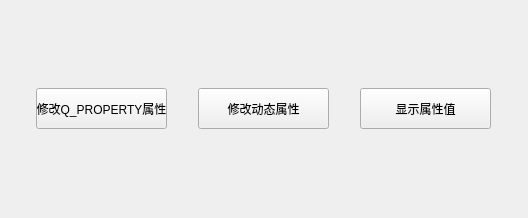
<?xml version="1.0" encoding="UTF-8"?>
<ui version="4.0">
 <class>Widget</class>
 <widget class="QWidget" name="Widget">
  <property name="geometry">
   <rect>
    <x>0</x>
    <y>0</y>
    <width>528</width>
    <height>218</height>
   </rect>
  </property>
  <property name="windowTitle">
   <string>Widget</string>
  </property>
  <layout class="QGridLayout" name="gridLayout">
   <item row="0" column="0">
    <widget class="QPushButton" name="pushButton">
     <property name="minimumSize">
      <size>
       <width>131</width>
       <height>41</height>
      </size>
     </property>
     <property name="maximumSize">
      <size>
       <width>131</width>
       <height>41</height>
      </size>
     </property>
     <property name="text">
      <string>修改Q_PROPERTY属性</string>
     </property>
    </widget>
   </item>
   <item row="0" column="1">
    <widget class="QPushButton" name="pushButton_2">
     <property name="minimumSize">
      <size>
       <width>131</width>
       <height>41</height>
      </size>
     </property>
     <property name="maximumSize">
      <size>
       <width>131</width>
       <height>41</height>
      </size>
     </property>
     <property name="text">
      <string>修改动态属性</string>
     </property>
    </widget>
   </item>
   <item row="0" column="2">
    <widget class="QPushButton" name="pushButton_3">
     <property name="minimumSize">
      <size>
       <width>131</width>
       <height>41</height>
      </size>
     </property>
     <property name="maximumSize">
      <size>
       <width>131</width>
       <height>41</height>
      </size>
     </property>
     <property name="text">
      <string>显示属性值</string>
     </property>
    </widget>
   </item>
  </layout>
 </widget>
 <resources/>
 <connections/>
</ui>
